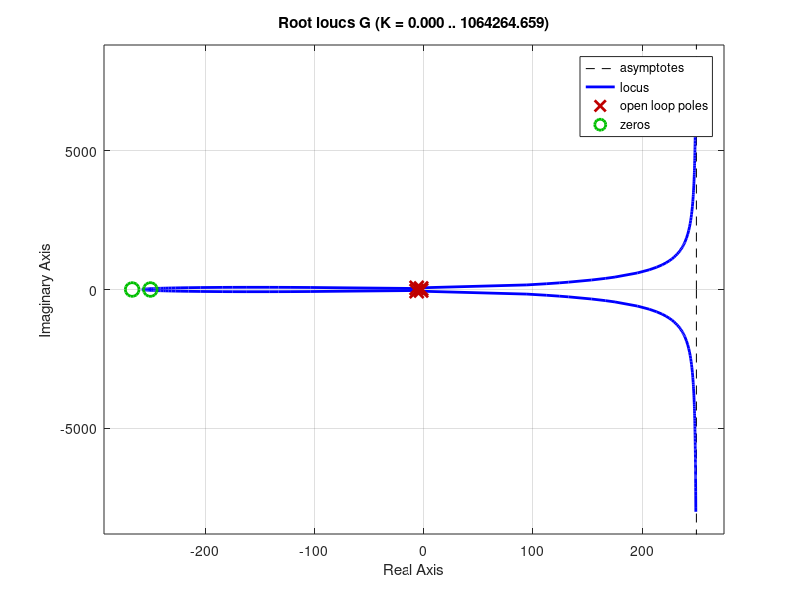
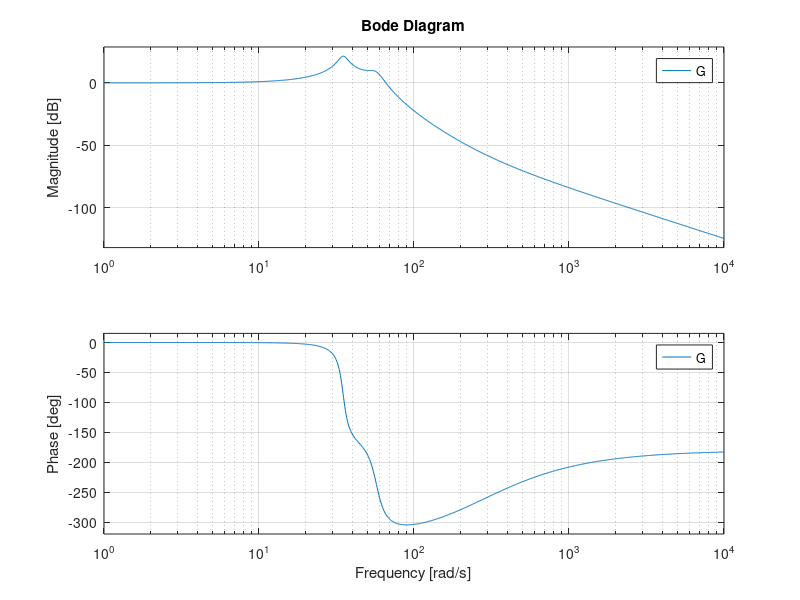
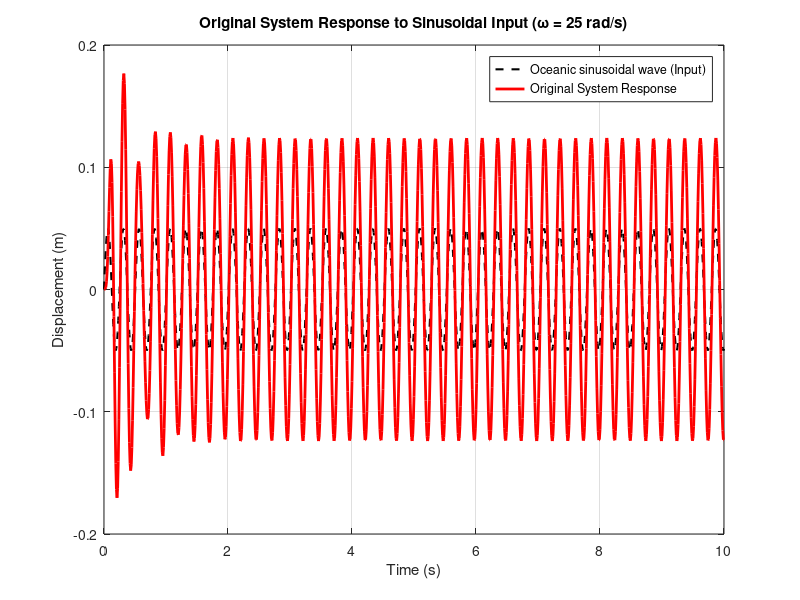
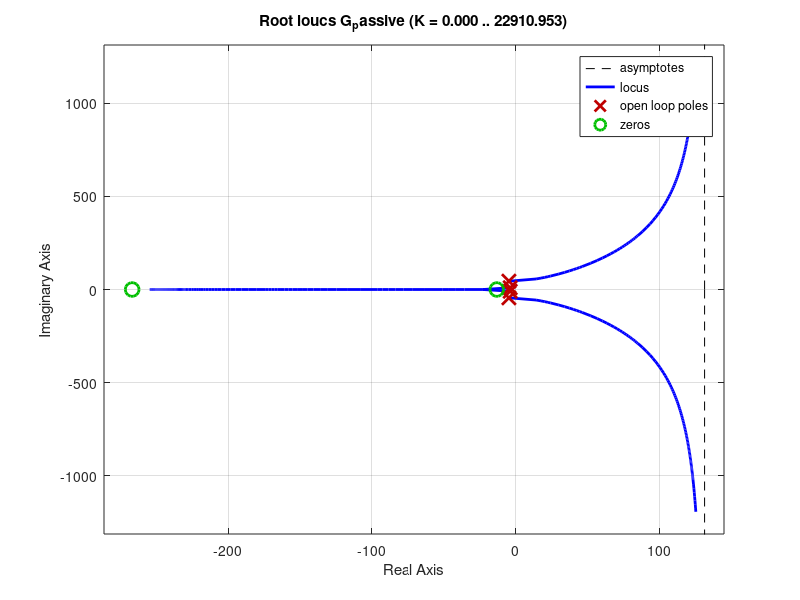

MATLAB code to generate these figures, in order:
%% MCE 512 Vibrations Group 10
% 2-DOF Vibration Isolation System (using Passive & Active Controls)
% Marine Vibration Mitigation

% CONCEPT DEVELOPED, MODELLED, DESIGNED AND ANAYLYZED BY PARTICIPATING
% GROUP MEMBERS:
% 2021/1/79838ET - Christian Owoicho-Oche Ameh
% 2021/1/81010ET - Chioma Favour Chukwu
% 2022/2/85570ET - Richard Chidubem Aniekwe
% 2021/1/79587ET - Abdulrahman Abubakar

clear; clc; close all;

%% --- 1. Define System Parameters ---
m1 = 100; % Sprung Mass
m2 = 400; % Unspring Mass
c1 = 800; % Suspension Damping
c2 = 3000; % Tyre Damping
k1 = 200000; % Original suspension stiffness
k2 = 800000; % Tyre Stiffness


%% --- 2. Original Plant Transfer Function ---
num = [60, 31000, 4000000];
den = [1, 17.5, 4560, 31000, 4000000];
G = tf(num, den);
disp('Original Plant G(s):'); % Show transfer function of original system
G

isstable(G) % Check for stability
damp(G) % Check damping, poles, natural frequency and time constant

% --- Root Locus and Bode for Original System ---
figure('Name', 'Root Locus - Original Uncontrolled System'); rlocus(G); grid on;
figure('Name', 'Bode Plot - Original Uncontrolled System'); bode(G); grid on;


%% --- 3. Input Signal (Wave Excitation) ---
t = 0:0.01:10;
A = 0.05;
omega = 25;
u = A * sin(omega * t);

% --- 3B. ORIGINAL SYSTEM RESPONSE ONLY  ---
y_original_only = lsim(G, u, t);
figure('Color','w');
plot(t, u, 'k--','LineWidth',1.5); hold on;
plot(t, y_original_only, 'r','LineWidth',2);
title(['Original System Response to Sinusoidal Input (\omega = ', num2str(omega), ' rad/s)']);
xlabel('Time (s)');
ylabel('Displacement (m)');
legend('Oceanic sinusoidal wave (Input)','Original System Response');
grid on;


%% --- 4. PASSIVE ISOLATION DESIGN ---
k1_ = 10595;   % Redesigned stiffness
num_passive = [c1*c2, (c2*k1_ + c1*k2), k1_*k2];
den_passive = [ ...
    m1*m2, ...
    (m1*(c1+c2) + m2*c1), ...
    (m1*(k1_+k2) + m2*k1_ + c1*c2), ...
    (c1*k2 + c2*k1_), ...
    k1_*k2 ...
];
G_passive = tf(num_passive, den_passive);
disp('Passively Controlled Isolation Transfer Function:');  % Show transfer function of Passive Isolation system
G_passive

isstable(G_passive) % Check for stability
damp(G_passive) % Check damping, poles, natural frequency and time constant

% --- Root Locus and Bode for Passive System ---
figure('Name', 'Root Locus - Passive Controlled System'); rlocus(G_passive); grid on;
figure('Name', 'Bode Plot - Passive Controlled System'); bode(G_passive); grid on;


%% --- 5. SIMULATION: PASSIVE vs ORIGINAL ---
y_passive = lsim(G_passive, u, t);
y_original = lsim(G, u, t);
figure('Color','w');
plot(t, u, 'k--','LineWidth',1.2); hold on;
plot(t, y_original, 'r','LineWidth',1.5);
plot(t, y_passive, 'g','LineWidth',2);
title(['Passively Controlled Isolation Response (\omega = ', num2str(omega), ' rad/s)']);
xlabel('Time (s)');
ylabel('Displacement (m)');
legend('Oceanic sinuoisal wave (Input)','Original System','Passively Controlled Isolation');
grid on;


%% --- 6. ACTIVE (PID) ISOLATION DESIGN ---
Kp = 0.186;
Ki = 2.853;
Kd = 0.0030318;
PID = pid(Kp, Ki, Kd);
% Closed-loop system
sys_cl = feedback(PID * G, 1);
disp('PID Controlled System:');  % Show transfer function of Active isolated system
sys_cl

isstable(sys_cl) % Check for stability
damp(sys_cl) % Check damping, poles, natural frequency and time constant

% --- Root Locus and Bode for Active (PID) System ---
figure('Name', 'Root Locus - Active (PID) Controlled System'); rlocus(PID * G); grid on;
figure('Name', 'Bode Plot - Active (PID) Controlled System'); bode(sys_cl); grid on;


%% --- 7. SIMULATION: ACTIVE CONTROL ---
y_pid = lsim(sys_cl, u, t);
figure('Color','w');
plot(t, u, 'k--','LineWidth',1.2); hold on;
plot(t, y_original, 'r','LineWidth',1.5);
plot(t, y_pid, 'b','LineWidth',2);
title(['Actively (PID) Controlled Isolation Response (\omega = ', num2str(omega), ' rad/s)']);
xlabel('Time (s)');
ylabel('Displacement (m)');
legend('Oceanic sinuoisal wave (Input)','Original System','Actively (PID) Controlled Isolation');
grid on;


%% --- 8. COMBINED COMPARISON (BEST PLOT) ---
figure('Color','w');
plot(t, u, 'k--','LineWidth',1.2); hold on;
plot(t, y_original, 'r','LineWidth',1.5);
plot(t, y_passive, 'g','LineWidth',2);
plot(t, y_pid, 'b','LineWidth',2);
title(['Passive vs. Actively Controlled Isolation System Comparison (\omega = ', num2str(omega), ' rad/s)']);
xlabel('Time (s)');
ylabel('Displacement (m)');
legend('Oceanic sinuoisal wave (Input)','Original','Passively Controlled Isolation','Actively (PID) Controlled Isolation');
grid on;

% --- Combined Bode Comparison ---
figure('Name', 'Combined Bode Comparison');
bode(G, 'r', G_passive, 'g', sys_cl, 'b');
legend('Original Uncontrolled', 'Passive Controlled', 'Active (PID) Controlled');
grid on;

%% --- 9. DISPLACEMENT REDUCTION ANALYSIS ---
% This displayes the displaces reduction for both Passive and Active
% Control
max_original = max(abs(y_original));
max_passive = max(abs(y_passive));
max_pid = max(abs(y_pid));
fprintf('Passively Controlled Reduction: %.2f%%\n', ...
    (max_original - max_passive)/max_original*100);
fprintf('Actively (PID) Controlled Reduction: %.2f%%\n', ...
    (max_original - max_pid)/max_original*100);
